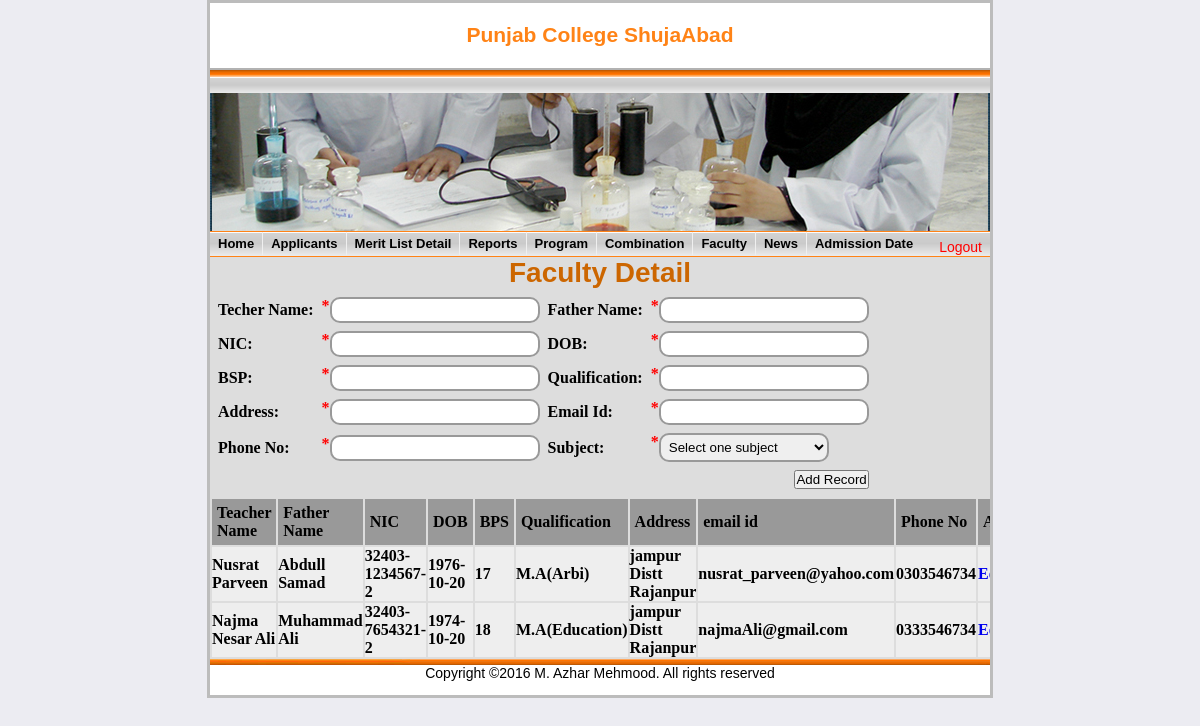
The app's page /admin/faculty.php, older data.
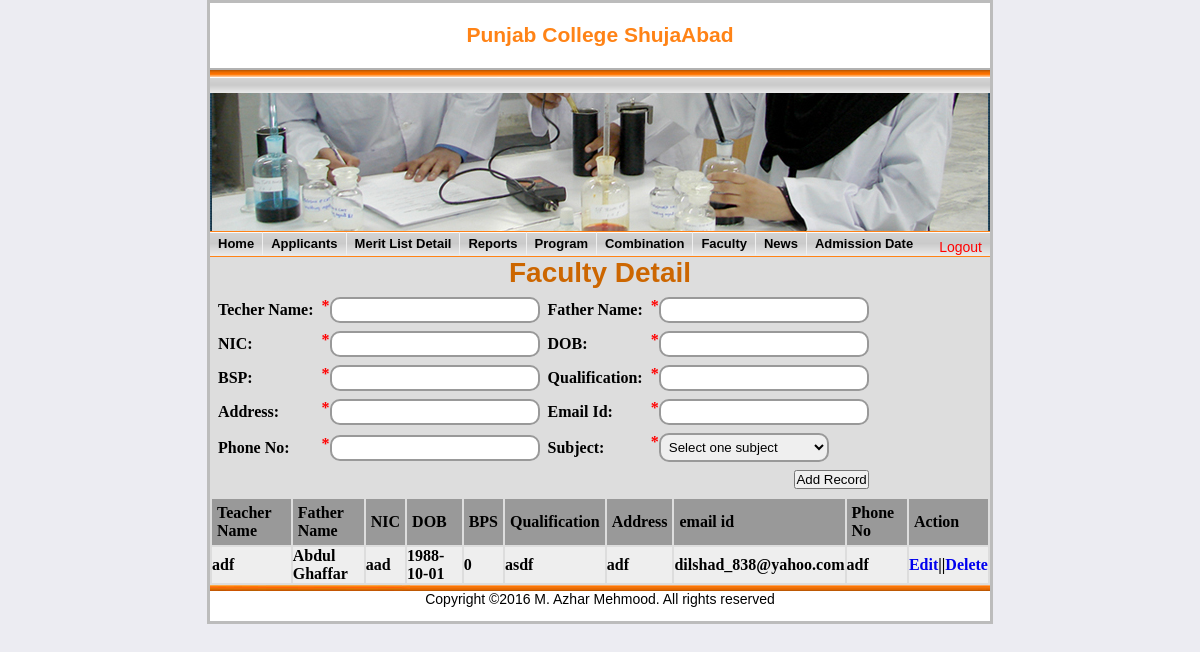
The same page, newer data.
### tables this page shows
CREATE TABLE IF NOT EXISTS `teacher` (
  `teacher_id` int(11) NOT NULL AUTO_INCREMENT,
  `name` varchar(45) NOT NULL,
  `fname` varchar(45) NOT NULL,
  `nic` varchar(45) NOT NULL,
  `dob` date NOT NULL,
  `address` varchar(45) NOT NULL,
  `email_id` varchar(45) NOT NULL,
  `bps` int(11) NOT NULL,
  `phone_no` varchar(15) NOT NULL,
  `qualification` varchar(45) NOT NULL,
  `subject_id` varchar(20) NOT NULL,
  PRIMARY KEY (`teacher_id`)
);

### admin/faculty.php (the view, shortened to what this page needs)
<?php require_once('includes/header.php'); ?>
<?php require_once('includes/nav.php');?>
<div id="content">
	<h1>Faculty Detail</h1>
    <form  action="" method="post" onsubmit=" return facultyForm1()" >
	<table cellspacing="8">
            <tr>
                <td>Techer Name:</td>
                <td><span style='color:#ff0000; float:left'>*</span><input type="text" name="name" id="tname" /></td>
                <td>Father Name:</td>
                <td><span style='color:#ff0000; float:left'>*</span><input type="text" name="fname"  id="fname"/></td>
            </tr>
            <tr>
                <td>NIC:</td>
                <td><span style='color:#ff0000; float:left'>*</span><input type="text" name="nic"  id="nic" /></td>
                <td>DOB:</td>
                <td><span style='color:#ff0000; float:left'>*</span><input type="text" name="dob"  id="dob" /></td>
            </tr>
            <tr>
                <td>BSP:</td>
                <td><span style='color:#ff0000; float:left'>*</span><input type="text" name="bps"  id="bps"  /></td>
                <td>Qualification:</td>
                <td><span style='color:#ff0000; float:left'>*</span><input type="text" name="qualification"  id="qualification"  /></td>
            </tr>
            <tr>
                <td>Address:</td>
                <td><span style='color:#ff0000; float:left'>*</span><input type="text" name="address"  id="address"  /></td>
                <td>Email Id:</td>
                <td><span style='color:#ff0000; float:left'>*</span><input type="text" name="email"  id="email"  /></td>
            </tr>
            <tr>
                <td>Phone No:</td>
                <td><span style='color:#ff0000; float:left'>*</span><input type="text" name="phone" id="phone"  /></td>
            <td>Subject:</td>
			<td><span style='color:#ff0000; float:left'>*</span>
				<select name="subject" id="subject" >
				<option  >Select one subject </option>
			</select>
			</td>
            </tr>
			<tr>
				<td></td>
				<td></td>
				<td></td>
                <td align="right"><input type="submit" value="Add Record"  >
			</tr>
        </table>
        </form>
 <div id="faculty">
         <table>
        	<tr bgcolor="#999999">
            	<th>Teacher Name</th>
                <th>Father Name</th>
                <th>NIC</th>
                <th>DOB</th>
                <th>BPS</th>
                <th>Qualification</th>
                <th>Address</th>
                <th>email id</th>
                <th>Phone No</th>
                <th>Action</th>
            </tr>
            <?php
					$getTeacherDetail="SELECT * FROM teacher";
					$result=mysql_query($getTeacherDetail);
					while($row=mysql_fetch_array($result))
						{
							$teacherId=$row['teacher_id'];
							echo "<tr bgcolor='#eee'>";
								echo "<td>".$row['name']."</td>";
								echo "<td>".$row['fname']."</td>";
								echo "<td>".$row['nic']."</td>";
								echo "<td>".$row['dob']."</td>";
								echo "<td>".$row['bps']."</td>";
								echo "<td>".$row['qualification']."</td>";
								echo "<td>".$row['address']."</td>";
								echo "<td>".$row['email_id']."</td>";
								echo "<td>".$row['phone_no']."</td>";
								echo "<td>"."<a href='facultyEdit.php?id=$teacherId'>Edit</a>"."||"."<a href='facultyDelete.php?id=$teacherId'>Delete"."</a>"."</td>";
							echo "</tr>";
						}
			?>
        </table>
       </div>
</div>
<?php require_once('includes/footer.php');?>

### admin/includes/header.php (shortened to what this page needs)
<!DOCTYPE html PUBLIC "-//W3C//DTD XHTML 1.0 Transitional//EN" "http://www.w3.org/TR/xhtml1/DTD/xhtml1-transitional.dtd">
<html xmlns="http://www.w3.org/1999/xhtml">
<head>
<link rel="stylesheet" type="text/css" href="style.css" />
</head>
<body>
	<div id="wrapper">
			<div id="header">
				<div id="Title-bg">
					<h2>Punjab College ShujaAbad</h2>
				</div>
		</div>

### admin/includes/nav.php (shortened to what this page needs)
<img height="138" width="780" src="images/lab01_2.jpg" alt="header-image">
	<div id="access">
							<ul class="dropdown">
								<li>
									<a href="adminHome.php">Home</a>
								</li>
								<li>
									<a href="applicants.php">Applicants</a>
								</li>
								<li>
									<a href="admission.php" >Merit List Detail </a>
								</li>
								<li>
									<a href="">Reports</a>
								</li>
								<li>
									<a href="program.php">Program </a>
								</li>
								<li>
									<a href="combination.php">Combination </a>
								</li>
								<li>
									<a href="faculty.php">Faculty </a>
								</li>
								<li>
									<a href="news.php">News </a>
								</li>
								<li>
									<a href="admission_date.php">Admission Date </a>
								</li>
							</ul>
							<form action="index.php" method="post" id="logoutForm">
					<a href="javascript:void(0)" onclick="document.getElementById('logoutForm').submit()" style="float:right;color:#ff0000;margin-right:8px;margin-top:7px">Logout</a>
				</form>
</div>

### admin/includes/footer.php
<img height="6" border="0" width="780" alt="" src="images/bot01.jpg">
		<div id="footer">
			<p>Copyright ©2016 M. Azhar Mehmood. All rights reserved</p>
		</div>
	</div>
</body>
</html>

### admin/style.css (style rules this page uses)
* { margin:0px; padding:0px; }
img { border:none; }
body { background:#ECECF2; font: 14px Helvetica, Sans-Serif; }
a { text-decoration: none; }
ul { list-style: none; }
#wrapper { width:780px; margin:auto; border:solid 3px #bcbcbc; background:#fff; }
#header { width:780px; margin:auto; }
#Title-bg h2 { text-align: center; color:#ff8316; padding-top:20px; }
#Title-bg { background:url(images/fon_top.gif) repeat-x; width:100%; height:90px; }
#access { width:780px; margin:auto; background:url(images/fon02.gif) repeat-x; height:24px; border-bottom:solid 1px #ff8316; border-top:solid 1px #ff8318; }
#access ul { list-style:none; }
ul.dropdown { position: relative; }
ul.dropdown li { font-weight: bold; font-size:13px; float: left; zoom: 1; }
ul.dropdown li a { display: block; padding: 4px 8px; border-right: 1px solid #EFEFEF; color: #000; }
ul.dropdown li:last-child a { border-right: none; }
#content { clear:both; width:100%; background:#ddd; }
#content table th { text-align:left; font-size:16px; color:#000; padding:5px; font-family:"Times New Roman", Times, serif; }
#content table td { font-size:16px; font-family:"Times New Roman", Times, serif; font-weight:800; }
#content table td input[type=text] { width:200px; height:22px; border:2px solid #999999; -moz-border-radius: 10px; -webkit-border-radius: 10px; -khtml-border-radius: 10px; border-radius: 10px; padding-left:6px; }
#content table td select { width:170px; padding:4px; border:2px solid #999999; -moz-border-radius: 10px; -webkit-border-radius: 10px; -khtml-border-radius: 10px; border-radius: 10px; }
#faculty { width:100%; overflow:auto; }
#content h1,h3 { text-align:center; color:#cc6600; }
#footer { width:780px; height:30px; background:#fff; margin:auto; }
#footer p { text-align:center; }

Row changes from the older to the newer data that the page shows:
removed teacher: name "Nusrat Parveen", fname "Abdull Samad", nic "32403-1234567-2", dob "1976-10-20", bps "17", qualification "M.A(Arbi)", address "jampur Distt Rajanpur", email "nusrat_parveen@yahoo.com", phone_no "0303546734"
removed teacher: name "Najma Nesar Ali", fname "Muhammad Ali", nic "32403-7654321-2", dob "1974-10-20", bps "18", qualification "M.A(Education)", address "jampur Distt Rajanpur", email "najmaAli@gmail.com", phone_no "0333546734"
added teacher: name "adf", fname "Abdul Ghaffar", nic "aad", dob "1988-10-01", bps "0", qualification "asdf", address "adf", email "dilshad_838@yahoo.com", phone_no "adf"
